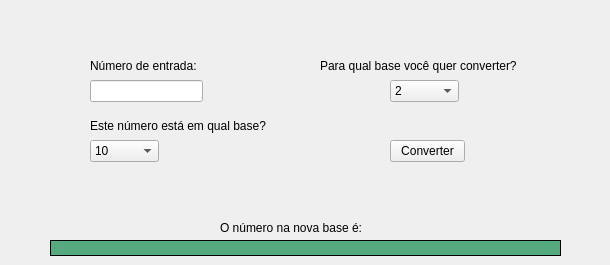
    <widget class="QWidget" name="tab">
     <attribute name="title">
      <string>Conversor</string>
     </attribute>
     <widget class="QPushButton" name="Converter">
      <property name="geometry">
       <rect>
        <x>390</x>
        <y>140</y>
        <width>75</width>
        <height>22</height>
       </rect>
      </property>
      <property name="cursor">
       <cursorShape>PointingHandCursor</cursorShape>
      </property>
      <property name="text">
       <string>Converter</string>
      </property>
      <property name="shortcut">
       <string>Return</string>
      </property>
     </widget>
     <widget class="QLabel" name="Resposta">
      <property name="geometry">
       <rect>
        <x>50</x>
        <y>240</y>
        <width>511</width>
        <height>16</height>
       </rect>
      </property>
      <property name="font">
       <font>
        <family>Ubuntu</family>
        <pointsize>11</pointsize>
        <weight>50</weight>
        <bold>false</bold>
       </font>
      </property>
      <property name="cursor">
       <cursorShape>IBeamCursor</cursorShape>
      </property>
      <property name="styleSheet">
       <string notr="true">QLabel{
background-color:rgb(85, 170, 127);
}
</string>
      </property>
      <property name="frameShape">
       <enum>QFrame::Box</enum>
      </property>
      <property name="text">
       <string/>
      </property>
      <property name="scaledContents">
       <bool>false</bool>
      </property>
      <property name="alignment">
       <set>Qt::AlignCenter</set>
      </property>
     </widget>
     <widget class="QComboBox" name="Base_saida">
      <property name="geometry">
       <rect>
        <x>390</x>
        <y>80</y>
        <width>69</width>
        <height>22</height>
       </rect>
      </property>
      <property name="currentText">
       <string>2</string>
      </property>
      <item>
       <property name="text">
        <string>2</string>
       </property>
      </item>
      <item>
       <property name="text">
        <string>3</string>
       </property>
      </item>
      <item>
       <property name="text">
        <string>4</string>
       </property>
      </item>
      <item>
       <property name="text">
        <string>5</string>
       </property>
      </item>
      <item>
       <property name="text">
        <string>6</string>
       </property>
      </item>
      <item>
       <property name="text">
        <string>7</string>
       </property>
      </item>
      <item>
       <property name="text">
        <string>8</string>
       </property>
      </item>
      <item>
       <property name="text">
        <string>9</string>
       </property>
      </item>
      <item>
       <property name="text">
        <string>10</string>
       </property>
      </item>
      <item>
       <property name="text">
        <string>11</string>
       </property>
      </item>
      <item>
       <property name="text">
        <string>12</string>
       </property>
      </item>
      <item>
       <property name="text">
        <string>13</string>
       </property>
      </item>
      <item>
       <property name="text">
        <string>14</string>
       </property>
      </item>
      <item>
       <property name="text">
        <string>15</string>
       </property>
      </item>
      <item>
       <property name="text">
        <string>16</string>
       </property>
      </item>
      <item>
       <property name="text">
        <string>17</string>
       </property>
      </item>
      <item>
       <property name="text">
        <string>18</string>
       </property>
      </item>
      <item>
       <property name="text">
        <string>19</string>
       </property>
      </item>
      <item>
       <property name="text">
        <string>20</string>
       </property>
      </item>
      <item>
       <property name="text">
        <string>21</string>
       </property>
      </item>
      <item>
       <property name="text">
        <string>22</string>
       </property>
      </item>
      <item>
       <property name="text">
        <string>23</string>
       </property>
      </item>
      <item>
       <property name="text">
        <string>24</string>
       </property>
      </item>
      <item>
       <property name="text">
        <string>25</string>
       </property>
      </item>
      <item>
       <property name="text">
        <string>26</string>
       </property>
      </item>
      <item>
       <property name="text">
        <string>27</string>
       </property>
      </item>
      <item>
       <property name="text">
        <string>28</string>
       </property>
      </item>
      <item>
       <property name="text">
        <string>29</string>
       </property>
      </item>
      <item>
       <property name="text">
        <string>30</string>
       </property>
      </item>
      <item>
       <property name="text">
        <string>31</string>
       </property>
      </item>
      <item>
       <property name="text">
        <string>32</string>
       </property>
      </item>
      <item>
       <property name="text">
        <string>33</string>
       </property>
      </item>
      <item>
       <property name="text">
        <string>34</string>
       </property>
      </item>
      <item>
       <property name="text">
        <string>35</string>
       </property>
      </item>
      <item>
       <property name="text">
        <string>36</string>
       </property>
      </item>
     </widget>
     <widget class="QComboBox" name="Base_entrada">
      <property name="geometry">
       <rect>
        <x>90</x>
        <y>140</y>
        <width>69</width>
        <height>22</height>
       </rect>
      </property>
      <property name="cursor">
       <cursorShape>PointingHandCursor</cursorShape>
      </property>
      <property name="currentText">
       <string>10</string>
      </property>
      <property name="currentIndex">
       <number>8</number>
      </property>
      <item>
       <property name="text">
        <string>2</string>
       </property>
      </item>
      <item>
       <property name="text">
        <string>3</string>
       </property>
      </item>
      <item>
       <property name="text">
        <string>4</string>
       </property>
      </item>
      <item>
       <property name="text">
        <string>5</string>
       </property>
      </item>
      <item>
       <property name="text">
        <string>6</string>
       </property>
      </item>
      <item>
       <property name="text">
        <string>7</string>
       </property>
      </item>
      <item>
       <property name="text">
        <string>8</string>
       </property>
      </item>
      <item>
       <property name="text">
        <string>9</string>
       </property>
      </item>
      <item>
       <property name="text">
        <string>10</string>
       </property>
      </item>
      <item>
       <property name="text">
        <string>11</string>
       </property>
      </item>
      <item>
       <property name="text">
        <string>12</string>
       </property>
      </item>
      <item>
       <property name="text">
        <string>13</string>
       </property>
      </item>
      <item>
       <property name="text">
        <string>14</string>
       </property>
      </item>
      <item>
       <property name="text">
        <string>15</string>
       </property>
      </item>
      <item>
       <property name="text">
        <string>16</string>
       </property>
      </item>
      <item>
       <property name="text">
        <string>17</string>
       </property>
      </item>
      <item>
       <property name="text">
        <string>18</string>
       </property>
      </item>
      <item>
       <property name="text">
        <string>19</string>
       </property>
      </item>
      <item>
       <property name="text">
        <string>20</string>
       </property>
      </item>
      <item>
       <property name="text">
        <string>21</string>
       </property>
      </item>
      <item>
       <property name="text">
        <string>22</string>
       </property>
      </item>
      <item>
       <property name="text">
        <string>23</string>
       </property>
      </item>
      <item>
       <property name="text">
        <string>24</string>
       </property>
      </item>
      <item>
       <property name="text">
        <string>25</string>
       </property>
      </item>
      <item>
       <property name="text">
        <string>26</string>
       </property>
      </item>
      <item>
       <property name="text">
        <string>27</string>
       </property>
      </item>
      <item>
       <property name="text">
        <string>28</string>
       </property>
      </item>
      <item>
       <property name="text">
        <string>29</string>
       </property>
      </item>
      <item>
       <property name="text">
        <string>30</string>
       </property>
      </item>
      <item>
       <property name="text">
        <string>31</string>
       </property>
      </item>
      <item>
       <property name="text">
        <string>32</string>
       </property>
      </item>
      <item>
       <property name="text">
        <string>33</string>
       </property>
      </item>
      <item>
       <property name="text">
        <string>34</string>
       </property>
      </item>
      <item>
       <property name="text">
        <string>35</string>
       </property>
      </item>
      <item>
       <property name="text">
        <string>36</string>
       </property>
      </item>
     </widget>
     <widget class="QLabel" name="label_7">
      <property name="geometry">
       <rect>
        <x>90</x>
        <y>50</y>
        <width>181</width>
        <height>31</height>
       </rect>
      </property>
      <property name="statusTip">
       <string/>
      </property>
      <property name="text">
       <string>Número de entrada:</string>
      </property>
     </widget>
     <widget class="QLabel" name="label_8">
      <property name="geometry">
       <rect>
        <x>90</x>
        <y>110</y>
        <width>241</width>
        <height>31</height>
       </rect>
      </property>
      <property name="text">
       <string>Este número está em qual base?</string>
      </property>
     </widget>
     <widget class="QLineEdit" name="Numero">
      <property name="geometry">
       <rect>
        <x>90</x>
        <y>80</y>
        <width>113</width>
        <height>22</height>
       </rect>
      </property>
      <property name="toolTip">
       <string/>
      </property>
      <property name="toolTipDuration">
       <number>1</number>
      </property>
      <property name="statusTip">
       <string>Ao utilizar letras,use-as em CAIXA ALTA.</string>
      </property>
      <property name="whatsThis">
       <string/>
      </property>
      <property name="accessibleName">
       <string/>
      </property>
      <property name="accessibleDescription">
       <string/>
      </property>
      <property name="autoFillBackground">
       <bool>false</bool>
      </property>
      <property name="inputMethodHints">
       <set>Qt::ImhDigitsOnly|Qt::ImhUppercaseOnly</set>
      </property>
      <property name="maxLength">
       <number>50</number>
      </property>
      <property name="clearButtonEnabled">
       <bool>true</bool>
      </property>
     </widget>
     <widget class="QLabel" name="label_9">
      <property name="geometry">
       <rect>
        <x>320</x>
        <y>50</y>
        <width>281</width>
        <height>31</height>
       </rect>
      </property>
      <property name="text">
       <string>Para qual base você quer converter?</string>
      </property>
     </widget>
     <widget class="QLabel" name="label_10">
      <property name="geometry">
       <rect>
        <x>220</x>
        <y>220</y>
        <width>261</width>
        <height>16</height>
       </rect>
      </property>
      <property name="text">
       <string>O número na nova base é:</string>
      </property>
     </widget>
    </widget>
